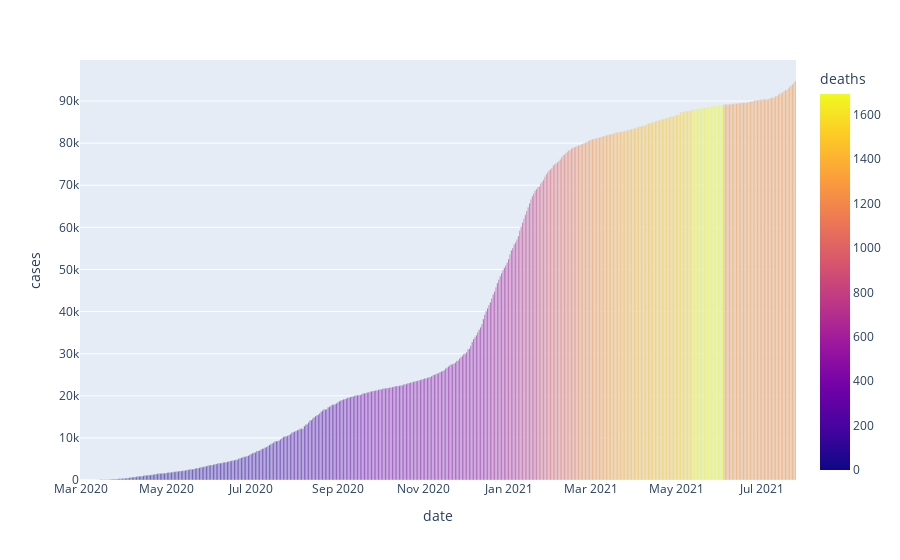

Here is the notebook cell this chart was saved with:
### Markdown cell above
There are multiple counties and states being used here but for our problem we're just going to focus on Alameda County in California.

### Code cell
alameda_county = df[(df['state'] == 'California') & (df['county'] == 'Alameda')]
px.bar(data_frame= alameda_county, x = 'date', y = 'cases', color = 'deaths')

### Figure 1 — Plotly figure (JSON) as saved in the notebook; plotly's stock layout.template omitted (floating-point values rounded to 4 significant figures; data arrays with more than 128 entries replaced by an {"elided": "..."} marker saying what was removed)
{"data": [{"alignmentgroup": "True", "hovertemplate": "date=%{x}<br>cases=%{y}<br>deaths=%{marker.color}<extra></extra>", "legendgroup": "", "marker": {"color": {"elided": "512 int values"}, "coloraxis": "coloraxis"}, "name": "", "offsetgroup": "", "orientation": "v", "showlegend": false, "textposition": "auto", "type": "bar", "x": {"elided": "512 str values"}, "xaxis": "x", "y": {"elided": "512 int values"}, "yaxis": "y"}], "layout": {"barmode": "relative", "coloraxis": {"colorbar": {"title": {"text": "deaths"}}, "colorscale": [[0, "#0d0887"], [0.1111, "#46039f"], [0.2222, "#7201a8"], [0.3333, "#9c179e"], [0.4444, "#bd3786"], [0.5556, "#d8576b"], [0.6667, "#ed7953"], [0.7778, "#fb9f3a"], [0.8889, "#fdca26"], [1, "#f0f921"]]}, "legend": {"tracegroupgap": 0}, "margin": {"t": 60}, "xaxis": {"anchor": "y", "domain": [0, 1], "title": {"text": "date"}}, "yaxis": {"anchor": "x", "domain": [0, 1], "title": {"text": "cases"}}}}
